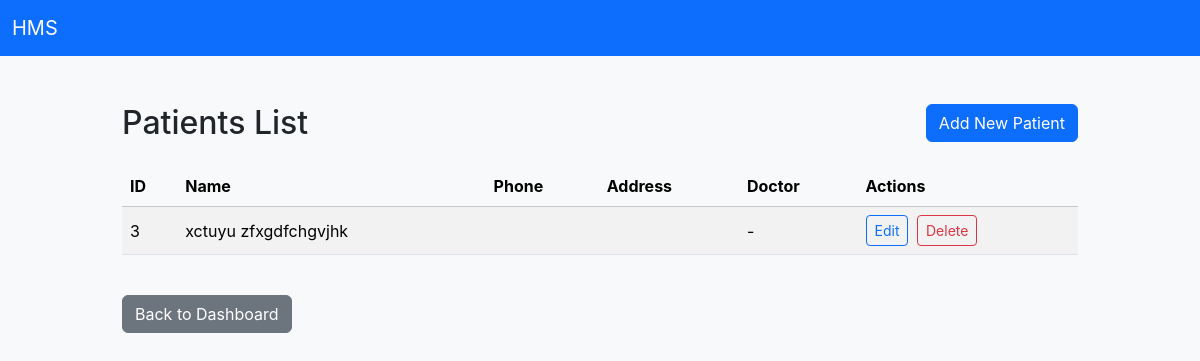
Page /patient/book on the committed database.
### tables this page shows
CREATE TABLE patients (
        id INTEGER PRIMARY KEY AUTOINCREMENT,
        first_name TEXT NOT NULL,
        last_name TEXT NOT NULL,
        dob DATE,
        phone TEXT,
        address TEXT,
        created_at TEXT DEFAULT (datetime('now'))
    , doctor INTEGER, department TEXT);

### patient_routes.py (the view, shortened to what this page needs)
@patient_bp.route('/book')
def book_appointment():
    with sqlite3.connect('hospital_management.db') as conn:
        conn.row_factory = sqlite3.Row
        patients = conn.execute('SELECT id, first_name, last_name FROM patients').fetchall()
        doctors = conn.execute('SELECT doctor_id, f_name, l_name FROM doctors').fetchall()
    return render_template('patient_book.html', patients=patients, doctors=doctors)

### templates/patient_book.html (shortened to what this page needs)
{% extends 'base.html' %}
{% block content %}
<div class="d-flex justify-content-between align-items-center mb-4">
  <h2 class="m-0">Patients List</h2>
  <a class="btn btn-primary" href="{{ url_for('admin.add_patient') }}">Add New Patient</a>
</div>
<div class="table-responsive">
  <table class="table table-striped align-middle">
    <thead class="table-light">
      <tr>
        <th>ID</th>
        <th>Name</th>
        <th>Phone</th>
        <th>Address</th>
        <th>Doctor</th>
        <th>Actions</th>
      </tr>
    </thead>
    <tbody>
      {% for p in patients %}
      <tr>
        <td>{{ p.id }}</td>
        <td>{{ p.first_name }} {{ p.last_name }}</td>
        <td>{{ p.phone }}</td>
        <td>{{ p.address }}</td>
        <td>{% if p['doctor_name'] %}Dr. {{ p['doctor_name'] }}{% else %}-{% endif %}</td>
        <td>
          <a class="btn btn-outline-primary btn-sm me-1" href="{{ url_for('admin.update_patient', pid=p.id) }}">Edit</a>
          <a class="btn btn-outline-danger btn-sm" href="{{ url_for('admin.delete_patient', pid=p.id) }}" onclick="return confirm('Are you sure you want to delete this patient?');">Delete</a>
        </td>
      </tr>
      {% endfor %}
    </tbody>
  </table>
</div>
<div class="mt-4">
  <a class="btn btn-secondary" href="{{ url_for('admin.dashboard') }}">Back to Dashboard</a>
</div>
{% endblock %}

### static/css/style.css (style rules this page uses)
body { font-family: Inter, system-ui, -apple-system, 'Segoe UI', Roboto, 'Helvetica Neue', Arial; }
.table thead th { background: #f8f9fa; }

### rows in the picture
patients: id "3", first_name "xctuyu", last_name "zfxgdfchgvjhk"
